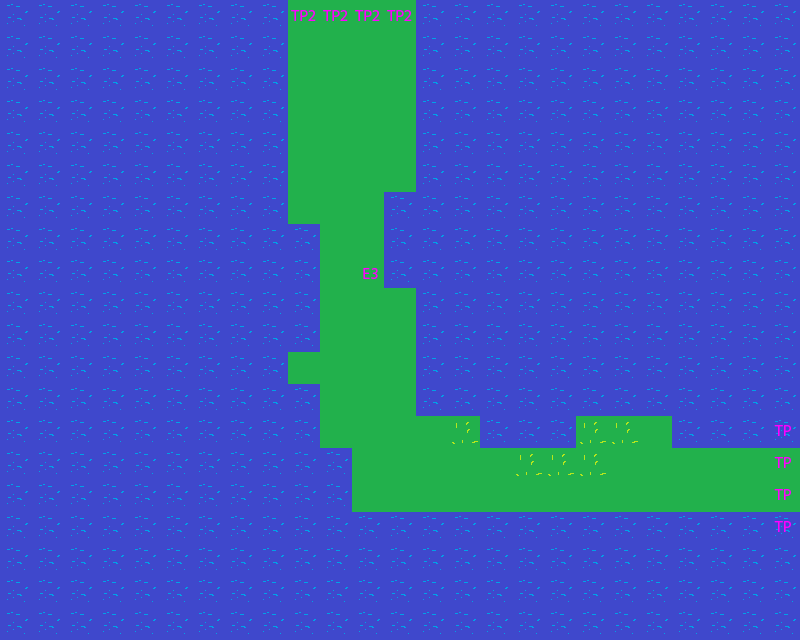

Tiled map render using the project's own tile images. Description and the map definition, with tile-layer contents summarised, below:
An orthogonal 25x20 tile map with 32x32 px tiles, 4 tile layers (Background, Collidable, Teleportable, Enemies).

<map version="1.0" orientation="orthogonal" width="25" height="20" tilewidth="32" tileheight="32">
 <tileset firstgid="1" name="test" tilewidth="32" tileheight="32">
  <image source="tilemap.png" width="128" height="192" />
  <tile id="6">
   <properties>
    <property name="a1" value="0" />
    <property name="a2" value="2" />
    <property name="a3" value="4" />
    <property name="a4" value="6" />
    <property name="def" value="8" />
    <property name="int" value="6" />
    <property name="maxhp" value="40" />
    <property name="mes1" value="You will never get past me!" />
    <property name="mes2" value="The path is still blocked!" />
    <property name="name" value="Lars" />
    <property name="res" value="0" />
    <property name="spriteOffset" value="3" />
    <property name="str" value="7" />
   </properties>
  </tile>
  <tile id="8">
   <properties>
    <property name="nextMap" value="map1" />
    <property name="x" value="7" />
    <property name="y" value="6" />
   </properties>
  </tile>
  <tile id="12">
   <properties>
    <property name="nextMap" value="map3" />
    <property name="x" value="10" />
    <property name="y" value="1" />
   </properties>
  </tile>
 </tileset>
 <layer name="Background" width="25" height="20">
  <data>[500 cells, 499 non-empty, 3 distinct tile ids]</data>
 </layer>
 <layer name="Collidable" width="25" height="20">
  <data>[500 cells, 420 non-empty, 1 distinct tile ids]</data>
 </layer>
 <layer name="Teleportable" width="25" height="20">
  <data>[500 cells, 8 non-empty, 2 distinct tile ids]</data>
 </layer>
 <layer name="Enemies" width="25" height="20">
  <data>[500 cells, 1 non-empty, 1 distinct tile ids]</data>
 </layer>
</map>
